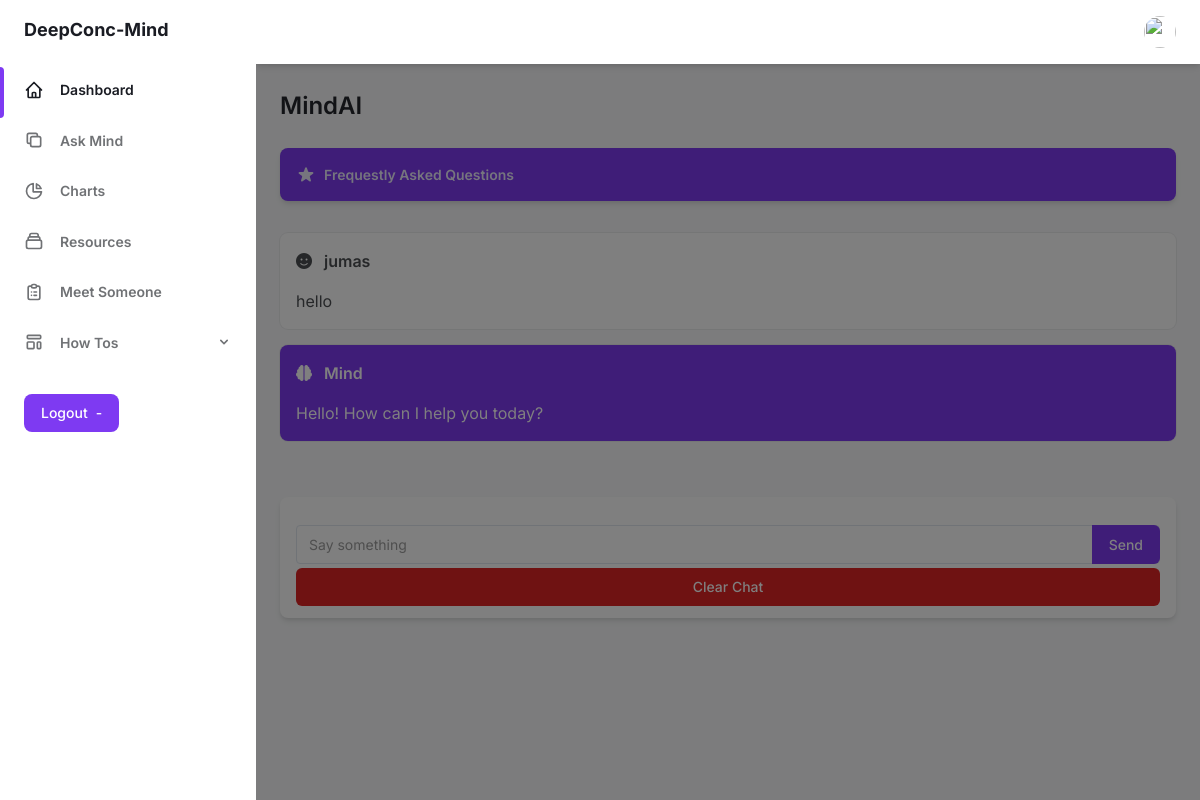
/mind/chat/ (signed in), run on the app's committed database.
### mind/models.py (models this page shows, shortened)
class Chat(models.Model):
    user = models.ForeignKey(User, on_delete=models.CASCADE)
    human = models.TextField()
    mind_bot = models.TextField()

### mind/views.py (the view)
# urls.py: path('mind/', include('mind.urls')),
@login_required(login_url='accounts:signin')
def mind(request):
    user_id = str(request.user.id)
    if user_id not in memory_dict:
        memory_dict[user_id] = ConversationBufferWindowMemory()
    if request.method == 'POST':
        data = json.loads(request.body)
        clean_message = str(data['message'])
        response = askOpenAI(clean_message, memory_dict[user_id])
        print(response)
        chat = Chat(user=request.user, human=clean_message, mind_bot=response)
        chat.save()
        return JsonResponse({"message": clean_message, "response": response})
    else:
        chats = Chat.objects.filter(user=request.user)
        context = {'history': chats}
        template_name = 'mind/mind.html'
        return render(request=request, template_name=template_name, context=context)

### mind/templates/mind/mind.html (shortened to what this page needs)
{% extends 'base.html' %}
{% block content %}
<main class="h-full pb-16 overflow-y-auto">
  <div class="container px-6 mx-auto grid">
    <h2 class="my-6 text-2xl font-semibold text-gray-700 dark:text-gray-200">
      MindAI
    </h2>
    <a
      class="flex items-center justify-between p-4 mb-8 text-sm font-semibold text-purple-100 bg-purple-600 rounded-lg shadow-md focus:outline-none focus:shadow-outline-purple"
      href=""
    >
      <div class="flex items-center">
        <span>Frequestly Asked Questions</span>
      </div>
    </a>
    {% if history %}
    <div id="chat" class="flex flex-col history">
      {% for story in history %}
      <div
        class="mb-4 min-w-0 p-4 bg-white rounded-lg shadow-xs dark:bg-gray-800"
      >
        <h4 class="mb-4 font-semibold text-gray-600 dark:text-gray-300">
          <i class="fa-solid fa-face-smile pr-2"></i>
          {{story.user.username}}
        </h4>
        <p class="text-gray-600 dark:text-gray-400">{{story.human}}</p>
      </div>
      <div
        class="mb-4 min-w-0 p-4 text-white bg-purple-600 rounded-lg shadow-xs"
      >
        <h4 class="mb-4 font-semibold">
          <i class="fa-solid fa-brain pr-2"></i>
          Mind
        </h4>
        <p>{{story.mind_bot}}</p>
      </div>
      {% endfor%}
    </div>
    {% endif %}
    <form
      action="{% url 'mind:chat' %}"
      method="post"
      id="mind-form"
      class="px-4 py-3 mt-6 mb-8 bg-white rounded-lg shadow-md dark:bg-gray-800"
    >
      <label class="block mt-4 text-sm">
        <div class="relative text-gray-500 focus-within:text-purple-600">
          <input
            class="block w-full pr-20 mt-1 text-sm text-black dark:text-gray-300 dark:border-gray-600 dark:bg-gray-700 focus:border-purple-400 focus:outline-none focus:shadow-outline-purple dark:focus:shadow-outline-gray form-input"
            placeholder="Say something "
            name="message"
            id="message"
          />
          <button
            class="absolute inset-y-0 right-0 px-4 text-sm font-medium leading-5 text-white transition-colors duration-150 bg-purple-600 border border-transparent rounded-r-md active:bg-purple-600 hover:bg-purple-700 focus:outline-none focus:shadow-outline-purple"
          >
            Send
          </button>
        </div>
      </label>
      <a href="{% url 'mind:delete' %}" class="flex mt-1 justify-center">
        <button
          type="button"
          class="w-full px-4 py-2 text-sm font-medium leading-5 text-white transition-colors duration-150 bg-red-600 border border-transparent rounded-md active:bg-red-600 hover:bg-red-700 focus:outline-none focus:shadow-outline-red"
        >
          Clear Chat
        </button>
      </a>
    </form>
  </div>
</main>
{% endblock content %}

### data on the page
Chat: user.username "jumas", human "hello", mind_bot "Hello! How can I help you today?"
